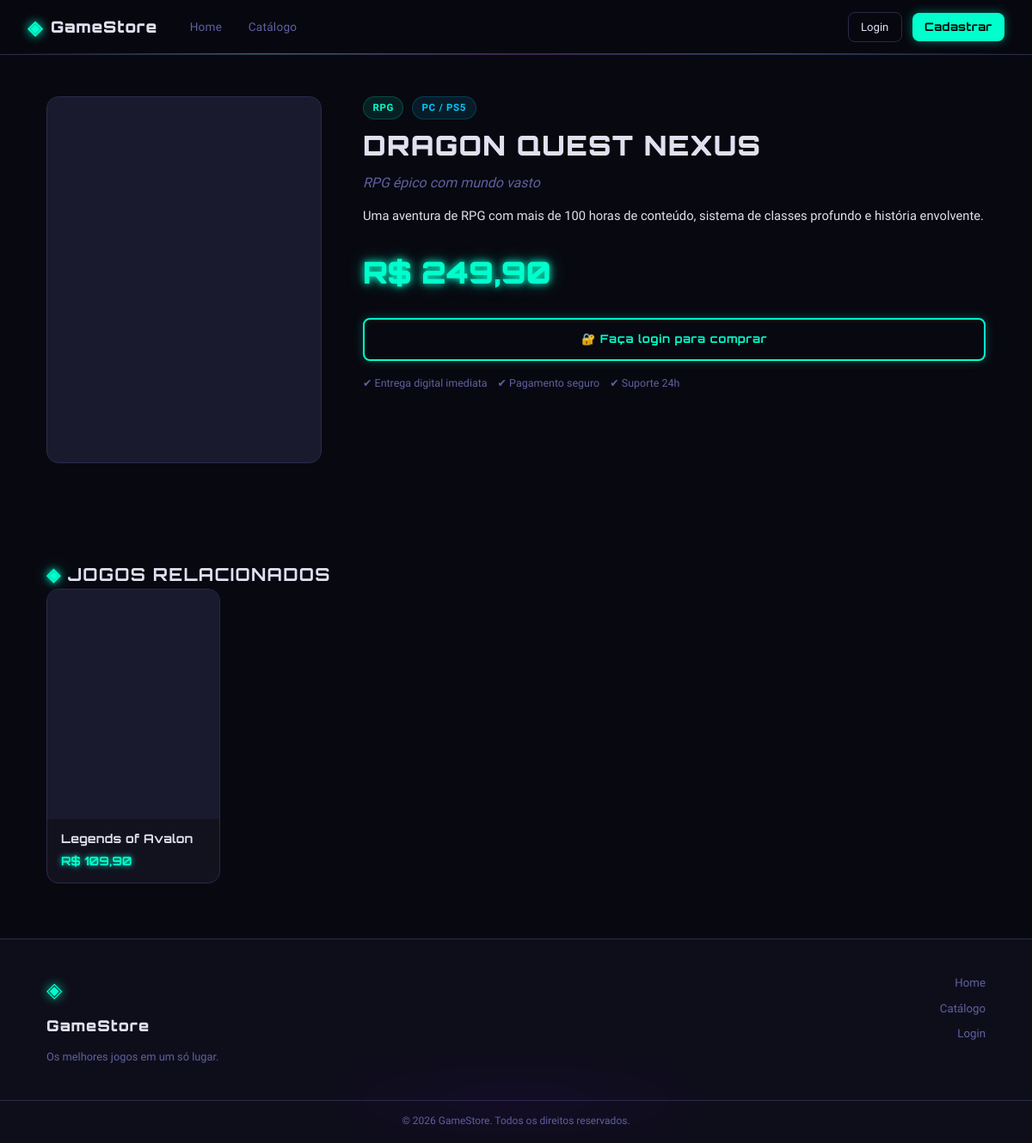
/loja_games/loja_games/public/jogo?slug=dragon-quest-nexus, run on the app's committed database.
### tables this page shows
CREATE TABLE IF NOT EXISTS game_categorias (
    id INT AUTO_INCREMENT PRIMARY KEY,
    nome VARCHAR(100) NOT NULL,
    slug VARCHAR(100) NOT NULL UNIQUE,
    icone VARCHAR(10) DEFAULT '🎮'
);

CREATE TABLE IF NOT EXISTS jogos (
    id INT AUTO_INCREMENT PRIMARY KEY,
    nome VARCHAR(150) NOT NULL,
    slug VARCHAR(160) NOT NULL UNIQUE,
    descricao TEXT,
    descricao_curta VARCHAR(255),
    preco DECIMAL(10,2) NOT NULL DEFAULT 0.00,
    preco_promocional DECIMAL(10,2) DEFAULT NULL,
    plataforma VARCHAR(80) DEFAULT 'PC',
    categoria_id INT,
    imagem_url VARCHAR(255) DEFAULT '',
    destaque TINYINT(1) DEFAULT 0,
    ativo TINYINT(1) DEFAULT 1,
    estoque INT DEFAULT 999,
    criado_em TIMESTAMP DEFAULT CURRENT_TIMESTAMP,
    FOREIGN KEY (categoria_id) REFERENCES game_categorias(id) ON DELETE SET NULL
);

### core/Controller.php (called while the page is built, shortened)
<?php
abstract class Controller {
    protected function view(string $view, array $data = []): void {
        extract($data);
        $path = __DIR__ . "/../app/views/{$view}.php";
        require $path;
    }
}

### app/controllers/LojaController.php (called while the page is built, shortened)
<?php
class LojaController extends Controller {
    private JogoModel $m;
    public function __construct() {
        $this->m  = new JogoModel();
    }
    public function jogo(): void {
        $slug = $_GET['slug'] ?? '';
        $jogo = $this->m->findBySlug($slug);
        $relacionados = $this->m->findAllAtivos((int)$jogo['categoria_id']);
        $relacionados = array_filter($relacionados, fn($j) => $j['id'] != $jogo['id']);
        $relacionados = array_slice($relacionados, 0, 4);
        $this->view('loja/jogo', [
            'flash'      => $this->getFlash(),
            'jogo'       => $jogo,
            'relacionados'=> $relacionados,
            'cc'         => $this->cartCount(),
            'csrf'       => $this->csrf(),
        ]);
    }
}

### public/index.php (called while the page is built, shortened)
<?php
require_once __DIR__ . '/../core/Database.php';
require_once __DIR__ . '/../core/Model.php';
require_once __DIR__ . '/../core/Controller.php';
require_once __DIR__ . '/../app/models/JogoModel.php';
$router = new Router();
$router->get ('/login',    'AuthController', 'login');
$router->post('/login',    'AuthController', 'doLogin');
$router->get ('/cadastro', 'AuthController', 'cadastro');
$router->post('/cadastro', 'AuthController', 'doCadastro');
$router->get ('/recuperar','AuthController', 'recuperar');
$router->post('/recuperar','AuthController', 'doRecuperar');
$router->get ('/logout',   'AuthController', 'logout');
$router->get('/',         'LojaController', 'index');
$router->get('/catalogo', 'LojaController', 'catalogo');
$router->get('/jogo',     'LojaController', 'jogo');
$router->get ('/carrinho',           'CarrinhoController', 'index');
$router->post('/carrinho/adicionar', 'CarrinhoController', 'adicionar');
$router->post('/carrinho/remover',   'CarrinhoController', 'remover');
$router->post('/carrinho/finalizar', 'CarrinhoController', 'finalizar');
$router->get ('/admin',                   'AdminController', 'dashboard');
$router->get ('/admin/jogos',             'AdminController', 'jogos');
$router->get ('/admin/jogo',              'AdminController', 'jogoForm');
$router->post('/admin/jogo/salvar',       'AdminController', 'jogoSalvar');
$router->post('/admin/jogo/deletar',      'AdminController', 'jogoDeletar');
$router->get ('/admin/categorias',        'AdminController', 'categorias');
$router->get ('/admin/categoria',         'AdminController', 'catForm');
$router->post('/admin/categoria/salvar',  'AdminController', 'catSalvar');
$router->post('/admin/categoria/deletar', 'AdminController', 'catDeletar');
$router->get ('/admin/pedidos',           'AdminController', 'pedidos');
$router->post('/admin/pedido/status',     'AdminController', 'pedidoStatus');
$router->dispatch();

### core/Database.php (called while the page is built)
<?php
class Database {
    private static $instance = null;
    private $conn;
    private function __construct() {
        try {
            $dsn = "mysql:host=".DB_HOST.";dbname=".DB_NAME.";charset=".DB_CHARSET;
            $this->conn = new PDO($dsn, DB_USER, DB_PASS, [
                PDO::ATTR_ERRMODE            => PDO::ERRMODE_EXCEPTION,
                PDO::ATTR_DEFAULT_FETCH_MODE => PDO::FETCH_ASSOC,
                PDO::ATTR_EMULATE_PREPARES   => false,
            ]);
        } catch (PDOException $e) {
            die("Erro BD: " . $e->getMessage());
        }
    }
    public static function getInstance(): Database {
        if (!self::$instance) self::$instance = new Database();
        return self::$instance;
    }
    public function getConnection(): PDO { return $this->conn; }
}

### core/Model.php (called while the page is built, shortened)
<?php
abstract class Model {
    public function __construct() {
        $this->db = Database::getInstance()->getConnection();
    }
}

### app/models/JogoModel.php (called while the page is built, shortened)
<?php
class JogoModel extends Model {
    public function findAllAtivos(int $cat=0, string $busca=''): array {
        $where = ['j.ativo=1'];
        $params = [];
        if ($cat) { $where[] = 'j.categoria_id=?'; $params[] = $cat; }
        $sql = "SELECT j.*,c.nome cat FROM jogos j LEFT JOIN game_categorias c ON c.id=j.categoria_id WHERE ".implode(' AND ',$where)." ORDER BY j.id DESC";
        $s = $this->db->prepare($sql);
        $s->execute($params);
        return $s->fetchAll();
    }
    public function findBySlug(string $slug): array|false {
        $s = $this->db->prepare("SELECT j.*,c.nome cat FROM jogos j LEFT JOIN game_categorias c ON c.id=j.categoria_id WHERE j.slug=? AND j.ativo=1");
        $s->execute([$slug]);
        return $s->fetch();
    }
}

### app/views/loja/jogo.php (the view, shortened to what this page needs)
<?php require __DIR__.'/../partials/header.php'; ?>
<?php require __DIR__.'/../partials/navbar.php'; ?>
<section class="jogo-detail">
  <div class="container">
    <div class="jogo-layout">
      <div class="jogo-cover">
        <div class="jogo-cover-fallback"><?= mb_substr($jogo['nome'],0,2) ?></div>
      </div>
      <div class="jogo-info">
        <div class="jogo-meta">
          <span class="jogo-cat"><?= htmlspecialchars($jogo['cat']??'') ?></span>
          <span class="jogo-plat"><?= htmlspecialchars($jogo['plataforma']) ?></span>
        </div>
        <h1 class="jogo-title"><?= htmlspecialchars($jogo['nome']) ?></h1>
        <p class="jogo-short"><?= htmlspecialchars($jogo['descricao_curta']??'') ?></p>
        <p class="jogo-desc"><?= nl2br(htmlspecialchars($jogo['descricao']??'')) ?></p>
        <div class="jogo-price-box">
          <?php if($jogo['preco_promocional']): ?>
            <div class="jogo-old-price">R$ <?= number_format($jogo['preco'],2,',','.') ?></div>
            <div class="jogo-new-price neon-text">R$ <?= number_format($jogo['preco_promocional'],2,',','.') ?></div>
          <?php else: ?>
            <div class="jogo-new-price neon-text">R$ <?= number_format($jogo['preco'],2,',','.') ?></div>
          <?php endif; ?>
        </div>
        <?php if(isset($_SESSION['uid'])): ?>
        <form method="POST" action="<?= BASE_URL ?>carrinho/adicionar">
          <input type="hidden" name="csrf" value="<?= $csrf ?>">
          <input type="hidden" name="jogo_id" value="<?= $jogo['id'] ?>">
          <button type="submit" class="btn-neon full">🛒 Adicionar ao Carrinho</button>
        </form>
        <?php else: ?>
        <a href="<?= BASE_URL ?>login" class="btn-neon full">🔐 Faça login para comprar</a>
        <?php endif; ?>
        <div class="jogo-tags">
          <span>✔ Entrega digital imediata</span>
          <span>✔ Pagamento seguro</span>
          <span>✔ Suporte 24h</span>
        </div>
      </div>
    </div>
  </div>
</section>
<?php if(!empty($relacionados)): ?>
<section class="section">
  <div class="container">
    <h2 class="section-title"><span class="neon-text">◈</span> Jogos Relacionados</h2>
    <div class="games-grid">
      <?php foreach($relacionados as $j): ?>
      <a href="<?= BASE_URL ?>jogo?slug=<?= $j['slug'] ?>" class="game-card">
        <div class="game-img-wrap">
          <div class="game-img-fallback"><?= mb_substr($j['nome'],0,2) ?></div>
        </div>
        <div class="game-info">
          <h3><?= htmlspecialchars($j['nome']) ?></h3>
          <div class="game-price">
            <?php if($j['preco_promocional']): ?>
              <strong class="neon-price">R$ <?= number_format($j['preco_promocional'],2,',','.') ?></strong>
            <?php else: ?>
              <strong>R$ <?= number_format($j['preco'],2,',','.') ?></strong>
            <?php endif; ?>
          </div>
        </div>
      </a>
      <?php endforeach; ?>
    </div>
  </div>
</section>
<?php endif; ?>
<?php require __DIR__.'/../partials/footer.php'; ?>

### public/css/style.css (style rules this page uses)
:root { --bg: #080810; --bg2: #0e0e1a; --surface: #12121f; --surface2: #1a1a2e; --border: #2a2a4a; --text: #e0e0f0; --muted: #6060a0; --neon: #00ffcc; --neon2: #ff00aa; --neon3: #7700ff; --accent: #00c8ff; --danger: #ff3355; --warning: #ffaa00; --success: #00ffaa; --r: 8px; --rl: 14px; --font-head: 'Orbitron', monospace; --font-body: 'Exo 2', sans-serif; }
*,*::before,*::after { box-sizing:border-box;margin:0;padding:0 }
html { scroll-behavior:smooth }
body { background:var(--bg);color:var(--text);font-family:var(--font-body);font-size:15px;line-height:1.65;min-height:100vh;overflow-x:hidden }
.neon-text { color:var(--neon);text-shadow:0 0 8px var(--neon),0 0 20px rgba(0,255,204,.4) }
.neon-price { color:var(--neon);text-shadow:0 0 6px var(--neon) }
.btn-neon { display:inline-flex;align-items:center;justify-content:center;gap:.4rem; padding:.6rem 1.6rem;background:transparent; border:2px solid var(--neon);border-radius:var(--r); color:var(--neon);font-family:var(--font-head);font-size:.82rem;font-weight:700; letter-spacing:.05em;text-decoration:none;cursor:pointer; box-shadow:0 0 12px rgba(0,255,204,.25),inset 0 0 12px rgba(0,255,204,.05); transition:all .2s; }
.btn-neon.full { width:100%;padding:.75rem }
.section { padding:4rem 0 }
.container { max-width:1140px;margin:0 auto;padding:0 1.5rem }
.section-title { font-family:var(--font-head);font-size:1.3rem;font-weight:700;letter-spacing:.06em;text-transform:uppercase }
.games-grid { display:grid; grid-template-columns:repeat(auto-fill,minmax(200px,1fr)); gap:1.25rem; }
.game-card { text-decoration:none;color:inherit; background:var(--surface);border:1px solid var(--border);border-radius:var(--rl); overflow:hidden;transition:all .25s;display:block; }
.game-img-wrap { position:relative;aspect-ratio:3/4;overflow:hidden;background:var(--surface2) }
.game-img-fallback { position:absolute;inset:0;display:flex;align-items:center;justify-content:center; font-family:var(--font-head);font-size:2.5rem;font-weight:900;color:rgba(0,255,204,.15); letter-spacing:.1em;z-index:0; }
.game-img-wrap img+.game-img-fallback { z-index:-1 }
.game-info { padding:.85rem 1rem }
.game-info h3 { font-family:var(--font-head);font-size:.88rem;font-weight:700;line-height:1.3;margin-bottom:.3rem;letter-spacing:.02em }
.game-price { display:flex;align-items:center;gap:.6rem;flex-wrap:wrap }
.game-price strong { font-family:var(--font-head);font-size:.88rem }
.jogo-detail { padding:3rem 0 }
.jogo-layout { display:grid;grid-template-columns:320px 1fr;gap:3rem;align-items:start }
.jogo-cover { position:relative;border-radius:var(--rl);overflow:hidden;background:var(--surface2);aspect-ratio:3/4;border:1px solid var(--border) }
.jogo-cover-fallback { position:absolute;inset:0;display:flex;align-items:center;justify-content:center;font-family:var(--font-head);font-size:4rem;color:rgba(0,255,204,.1);z-index:0 }
.jogo-cover img+.jogo-cover-fallback { z-index:-1 }
.jogo-meta { display:flex;gap:.6rem;margin-bottom:.75rem }
.jogo-cat,.jogo-plat { font-size:.72rem;font-weight:700;text-transform:uppercase;letter-spacing:.06em;padding:.2rem .65rem;border-radius:99px }
.jogo-cat { background:rgba(0,255,204,.1);color:var(--neon);border:1px solid rgba(0,255,204,.2) }
.jogo-plat { background:rgba(0,200,255,.1);color:var(--accent);border:1px solid rgba(0,200,255,.2) }
.jogo-title { font-family:var(--font-head);font-size:2rem;font-weight:900;line-height:1.15;margin-bottom:.75rem;letter-spacing:.04em;text-transform:uppercase }
.jogo-short { font-size:1rem;color:var(--muted);margin-bottom:.75rem;font-style:italic }
.jogo-desc { font-size:.92rem;color:var(--text);line-height:1.75;margin-bottom:1.5rem }
.jogo-price-box { margin-bottom:1.5rem }
.jogo-new-price { font-family:var(--font-head);font-size:2.2rem;font-weight:900 }
.jogo-tags { display:flex;flex-wrap:wrap;gap:.75rem;margin-top:1rem }
.jogo-tags span { font-size:.78rem;color:var(--muted) }

### data on the page
game_categorias: nome "RPG"
jogos: plataforma "PC / PS5", nome "DRAGON QUEST NEXUS", descricao_curta "RPG épico com mundo vasto", descricao "Uma aventura de RPG com mais de 100 horas de conteúdo, sistema de classes profundo e história envolvente.", preco "249,90"
jogos: nome "Legends of Avalon", preco_promocional "109,90"

### other printed values
APP_NAME "GameStore"
